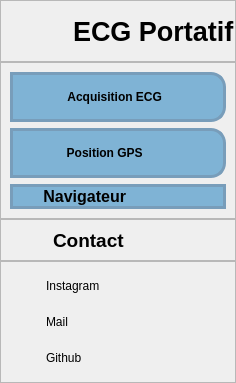
     <widget class="QFrame" name="left_menu_frame">
      <property name="autoFillBackground">
       <bool>false</bool>
      </property>
      <property name="styleSheet">
       <string notr="true">#left_menu_frame{
	background-color: #008E8E;
}</string>
      </property>
      <layout class="QVBoxLayout" name="verticalLayout">
       <property name="spacing">
        <number>0</number>
       </property>
       <property name="leftMargin">
        <number>0</number>
       </property>
       <property name="topMargin">
        <number>0</number>
       </property>
       <property name="rightMargin">
        <number>0</number>
       </property>
       <property name="bottomMargin">
        <number>0</number>
       </property>
       <item>
        <widget class="QFrame" name="frame_3">
         <property name="frameShape">
          <enum>QFrame::StyledPanel</enum>
         </property>
         <property name="frameShadow">
          <enum>QFrame::Raised</enum>
         </property>
         <layout class="QHBoxLayout" name="horizontalLayout_2">
          <property name="spacing">
           <number>6</number>
          </property>
          <property name="leftMargin">
           <number>6</number>
          </property>
          <property name="topMargin">
           <number>0</number>
          </property>
          <property name="rightMargin">
           <number>0</number>
          </property>
          <property name="bottomMargin">
           <number>0</number>
          </property>
          <item>
           <widget class="QLabel" name="label_13">
            <property name="minimumSize">
             <size>
              <width>60</width>
              <height>60</height>
             </size>
            </property>
            <property name="maximumSize">
             <size>
              <width>60</width>
              <height>60</height>
             </size>
            </property>
            <property name="text">
             <string/>
            </property>
            <property name="pixmap">
             <pixmap resource="resources.qrc">:/icones/icones/medical-17_icon-icons.com_73939.svg</pixmap>
            </property>
            <property name="scaledContents">
             <bool>true</bool>
            </property>
           </widget>
          </item>
          <item>
           <widget class="QLabel" name="label">
            <property name="font">
             <font>
              <pointsize>20</pointsize>
              <weight>75</weight>
              <bold>true</bold>
             </font>
            </property>
            <property name="text">
             <string>ECG Portatif</string>
            </property>
           </widget>
          </item>
         </layout>
        </widget>
       </item>
       <item alignment="Qt::AlignTop">
        <widget class="QFrame" name="_boutons_frame">
         <property name="sizePolicy">
          <sizepolicy hsizetype="Preferred" vsizetype="Expanding">
           <horstretch>0</horstretch>
           <verstretch>0</verstretch>
          </sizepolicy>
         </property>
         <property name="frameShape">
          <enum>QFrame::StyledPanel</enum>
         </property>
         <property name="frameShadow">
          <enum>QFrame::Raised</enum>
         </property>
         <layout class="QVBoxLayout" name="verticalLayout_2">
          <item>
           <widget class="QPushButton" name="ecg_btn">
            <property name="minimumSize">
             <size>
              <width>0</width>
              <height>50</height>
             </size>
            </property>
            <property name="font">
             <font>
              <weight>75</weight>
              <bold>true</bold>
             </font>
            </property>
            <property name="styleSheet">
             <string notr="true">QPushButton{
	background-color: #7fb3d5;
	border-top-right-radius: 15px;
	border-bottom-right-radius: 15px;
	border: 3px solid rgb(120, 157, 186);
}
QPushButton:hover{
	background-color: rgb(119, 181, 254);
}</string>
            </property>
            <property name="text">
             <string>Acquisition ECG  </string>
            </property>
            <property name="icon">
             <iconset resource="resources.qrc">
              <normaloff>:/icones/icones/medical-01_icon-icons.com_73926.svg</normaloff>:/icones/icones/medical-01_icon-icons.com_73926.svg</iconset>
            </property>
            <property name="iconSize">
             <size>
              <width>35</width>
              <height>35</height>
             </size>
            </property>
            <property name="autoDefault">
             <bool>false</bool>
            </property>
           </widget>
          </item>
          <item>
           <widget class="QPushButton" name="gps_btn">
            <property name="minimumSize">
             <size>
              <width>0</width>
              <height>50</height>
             </size>
            </property>
            <property name="font">
             <font>
              <weight>75</weight>
              <bold>true</bold>
             </font>
            </property>
            <property name="styleSheet">
             <string notr="true">QPushButton{
	background-color: #7fb3d5;
	border-top-right-radius: 15px;
	border-bottom-right-radius: 15px;
	border: 3px solid rgb(120, 157, 186);
}
QPushButton:hover{
	background-color: rgb(119, 181, 254);
}</string>
            </property>
            <property name="text">
             <string>Position GPS        </string>
            </property>
            <property name="icon">
             <iconset resource="resources.qrc">
              <normaloff>:/icones/icones/medical-23_icon-icons.com_73915.svg</normaloff>:/icones/icones/medical-23_icon-icons.com_73915.svg</iconset>
            </property>
            <property name="iconSize">
             <size>
              <width>35</width>
              <height>35</height>
             </size>
            </property>
           </widget>
          </item>
          <item>
           <widget class="QPushButton" name="nav_btn">
            <property name="font">
             <font>
              <pointsize>12</pointsize>
              <weight>75</weight>
              <bold>true</bold>
             </font>
            </property>
            <property name="styleSheet">
             <string notr="true">QPushButton{
	background-color: #7fb3d5;
	border-top-right-radius: 15px;
	border-bottom-right-radius: 15px;
	border: 3px solid rgb(120, 157, 186);
}
QPushButton:hover{
	background-color: rgb(119, 181, 254);
}</string>
            </property>
            <property name="text">
             <string>Navigateur               </string>
            </property>
            <property name="icon">
             <iconset resource="resources.qrc">
              <normaloff>:/icones/icones/browser_2.svg</normaloff>:/icones/icones/browser_2.svg</iconset>
            </property>
            <property name="iconSize">
             <size>
              <width>35</width>
              <height>35</height>
             </size>
            </property>
           </widget>
          </item>
         </layout>
        </widget>
       </item>
       <item>
        <widget class="QFrame" name="frame_6">
         <property name="maximumSize">
          <size>
           <width>16777215</width>
           <height>60</height>
          </size>
         </property>
         <property name="frameShape">
          <enum>QFrame::StyledPanel</enum>
         </property>
         <property name="frameShadow">
          <enum>QFrame::Raised</enum>
         </property>
         <layout class="QHBoxLayout" name="horizontalLayout_3">
          <property name="spacing">
           <number>6</number>
          </property>
          <property name="leftMargin">
           <number>6</number>
          </property>
          <property name="topMargin">
           <number>0</number>
          </property>
          <property name="rightMargin">
           <number>0</number>
          </property>
          <property name="bottomMargin">
           <number>0</number>
          </property>
          <item>
           <widget class="QLabel" name="label_14">
            <property name="minimumSize">
             <size>
              <width>40</width>
              <height>40</height>
             </size>
            </property>
            <property name="maximumSize">
             <size>
              <width>40</width>
              <height>40</height>
             </size>
            </property>
            <property name="text">
             <string/>
            </property>
            <property name="pixmap">
             <pixmap resource="resources.qrc">:/icones/icones/1487716856-user-help_81637.svg</pixmap>
            </property>
            <property name="scaledContents">
             <bool>true</bool>
            </property>
           </widget>
          </item>
          <item>
           <widget class="QLabel" name="label_2">
            <property name="font">
             <font>
              <pointsize>14</pointsize>
              <weight>75</weight>
              <bold>true</bold>
             </font>
            </property>
            <property name="text">
             <string>Contact</string>
            </property>
           </widget>
          </item>
         </layout>
        </widget>
       </item>
       <item>
        <widget class="QFrame" name="contact_frame">
         <property name="frameShape">
          <enum>QFrame::StyledPanel</enum>
         </property>
         <property name="frameShadow">
          <enum>QFrame::Raised</enum>
         </property>
         <layout class="QGridLayout" name="gridLayout_5">
          <item row="0" column="1">
           <widget class="QLabel" name="insta_label">
            <property name="text">
             <string>Instagram</string>
            </property>
           </widget>
          </item>
          <item row="2" column="1">
           <widget class="QLabel" name="git_label">
            <property name="text">
             <string>Github</string>
            </property>
           </widget>
          </item>
          <item row="1" column="1">
           <widget class="QLabel" name="mail_label">
            <property name="text">
             <string>Mail</string>
            </property>
           </widget>
          </item>
          <item row="0" column="0">
           <widget class="QLabel" name="insta_icone">
            <property name="minimumSize">
             <size>
              <width>30</width>
              <height>30</height>
             </size>
            </property>
            <property name="maximumSize">
             <size>
              <width>30</width>
              <height>30</height>
             </size>
            </property>
            <property name="text">
             <string/>
            </property>
            <property name="pixmap">
             <pixmap resource="resources.qrc">:/icones/icones/instagram.svg</pixmap>
            </property>
            <property name="scaledContents">
             <bool>true</bool>
            </property>
           </widget>
          </item>
          <item row="1" column="0">
           <widget class="QLabel" name="mail_icone">
            <property name="minimumSize">
             <size>
              <width>30</width>
              <height>30</height>
             </size>
            </property>
            <property name="maximumSize">
             <size>
              <width>30</width>
              <height>30</height>
             </size>
            </property>
            <property name="text">
             <string/>
            </property>
            <property name="pixmap">
             <pixmap resource="resources.qrc">:/icones/icones/mail.svg</pixmap>
            </property>
            <property name="scaledContents">
             <bool>true</bool>
            </property>
           </widget>
          </item>
          <item row="2" column="0">
           <widget class="QLabel" name="git_icone">
            <property name="minimumSize">
             <size>
              <width>30</width>
              <height>30</height>
             </size>
            </property>
            <property name="maximumSize">
             <size>
              <width>30</width>
              <height>30</height>
             </size>
            </property>
            <property name="text">
             <string/>
            </property>
            <property name="pixmap">
             <pixmap resource="resources.qrc">:/icones/icones/github.svg</pixmap>
            </property>
            <property name="scaledContents">
             <bool>true</bool>
            </property>
           </widget>
          </item>
         </layout>
        </widget>
       </item>
      </layout>
     </widget>
